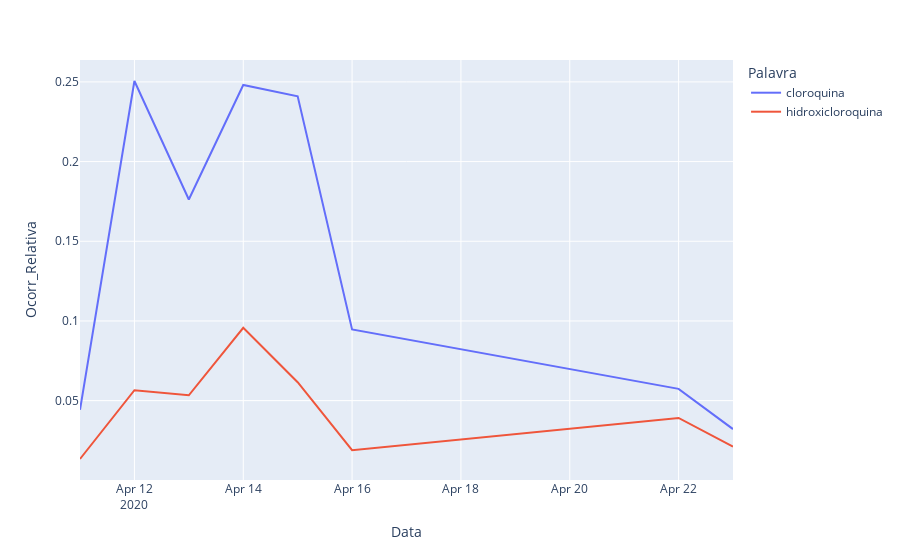

Notebook cell for this chart:
### Code cell
fig.show()

### Figure 1 — Plotly figure (JSON) as saved in the notebook; plotly's stock layout.template omitted (floating-point values rounded to 4 significant figures)
{"data": [{"hovertemplate": "Palavra=cloroquina<br>Data=%{x}<br>Ocorr_Relativa=%{y}<extra></extra>", "legendgroup": "cloroquina", "line": {"color": "#636efa", "dash": "solid"}, "mode": "lines", "name": "cloroquina", "orientation": "v", "showlegend": true, "type": "scatter", "x": ["2020-04-11", "2020-04-12", "2020-04-13", "2020-04-14", "2020-04-15", "2020-04-16", "2020-04-22", "2020-04-23"], "xaxis": "x", "y": [0.04422, 0.2506, 0.1762, 0.2481, 0.2409, 0.09464, 0.0574, 0.03215], "yaxis": "y"}, {"hovertemplate": "Palavra=hidroxicloroquina<br>Data=%{x}<br>Ocorr_Relativa=%{y}<extra></extra>", "legendgroup": "hidroxicloroquina", "line": {"color": "#EF553B", "dash": "solid"}, "mode": "lines", "name": "hidroxicloroquina", "orientation": "v", "showlegend": true, "type": "scatter", "x": ["2020-04-11", "2020-04-12", "2020-04-13", "2020-04-14", "2020-04-15", "2020-04-16", "2020-04-22", "2020-04-23"], "xaxis": "x", "y": [0.01338, 0.05652, 0.05335, 0.0957, 0.06158, 0.01894, 0.03914, 0.0212], "yaxis": "y"}], "layout": {"legend": {"title": {"text": "Palavra"}, "tracegroupgap": 0}, "margin": {"t": 60}, "xaxis": {"anchor": "y", "domain": [0, 1], "title": {"text": "Data"}}, "yaxis": {"anchor": "x", "domain": [0, 1], "title": {"text": "Ocorr_Relativa"}}}}
